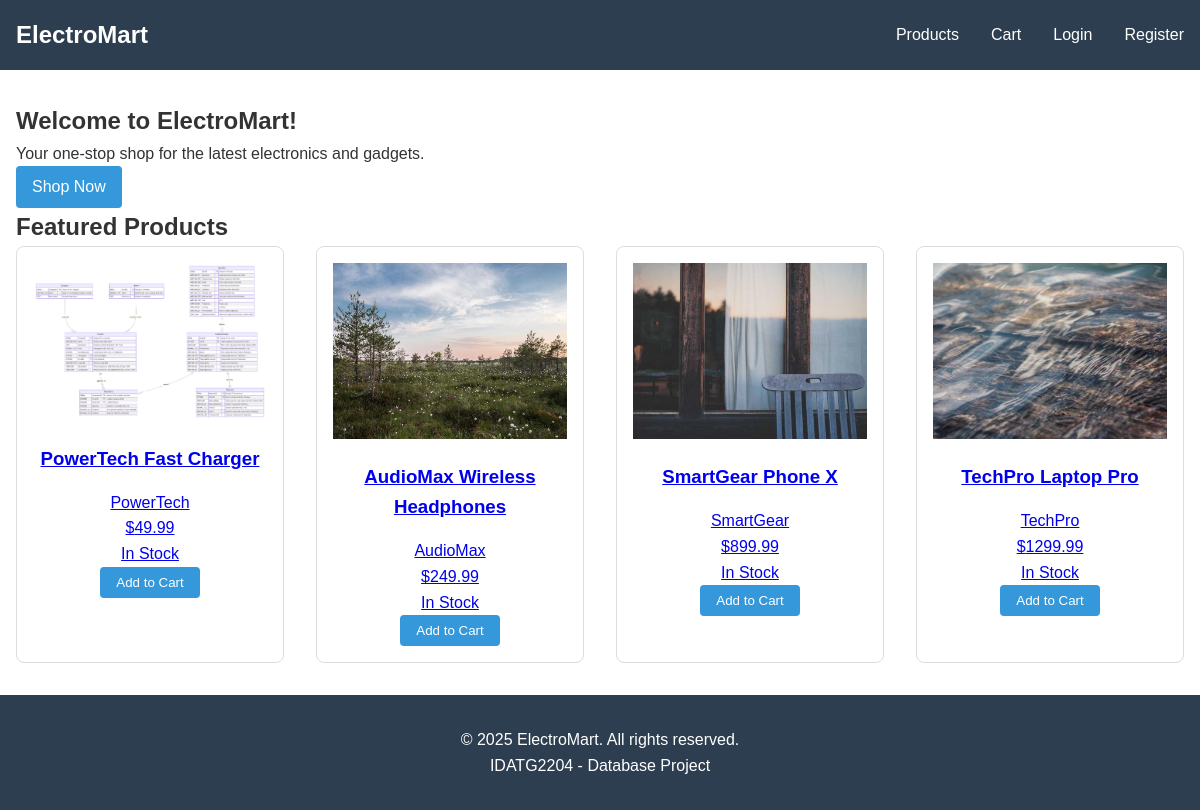
The app's page /index, older data.
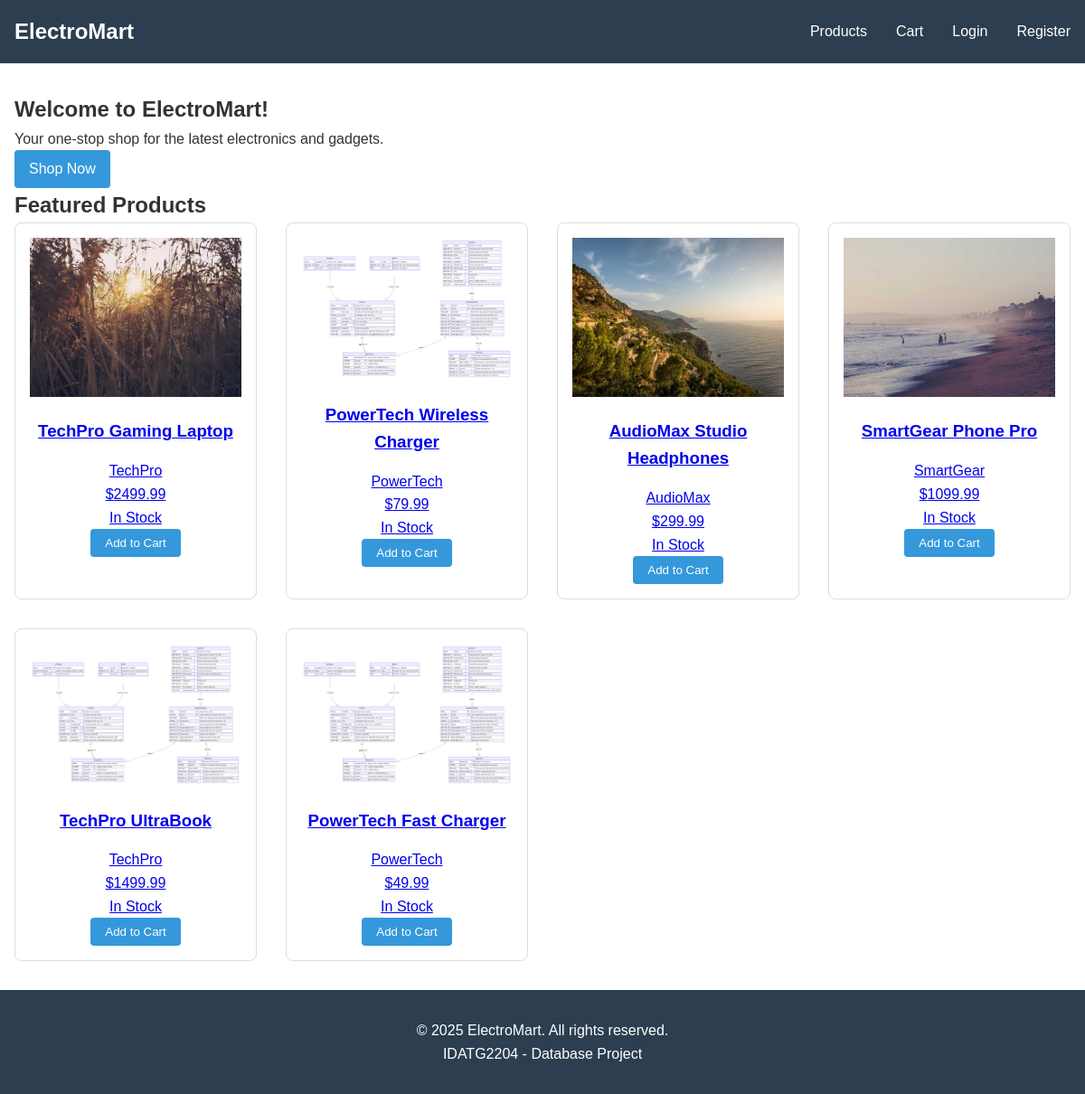
The same page, newer data.
### app/models.py (models this page shows)
class Product(db.Model):
    __tablename__ = 'products'
    ProductID = db.Column(db.Integer, primary_key=True)
    Name = db.Column(db.String(255), nullable=False)
    Description = db.Column(db.Text, nullable=False)
    Price = db.Column(db.Numeric(10, 2), nullable=False)
    StockQuantity = db.Column(db.Integer, nullable=False, default=0)
    CategoryID = db.Column(db.Integer, db.ForeignKey('categories.CategoryID'), nullable=False)
    BrandID = db.Column(db.Integer, db.ForeignKey('brands.BrandID'), nullable=False)
    ImageURL = db.Column(db.String(255))
    DateAdded = db.Column(db.DateTime(timezone=True), default=datetime.utcnow)
    LastUpdated = db.Column(db.DateTime(timezone=True), default=datetime.utcnow, onupdate=datetime.utcnow)
    order_items = db.relationship('OrderItem', backref='product', lazy=True)

class Brand(db.Model):
    __tablename__ = 'brands'
    BrandID = db.Column(db.Integer, primary_key=True)
    Name = db.Column(db.String(100), nullable=False, unique=True)
    Description = db.Column(db.Text)
    products = db.relationship('Product', backref='brand', lazy=True)

### app/routes.py (the view)
@bp.route('/')
@bp.route('/index')
def index():
    try:
        featured_products = Product.query.order_by(Product.DateAdded.desc()).limit(6).all()
    except Exception as e:
        flash('Could not load featured products at the moment.', 'warning')
        featured_products = []
    return render_template('index.html', title='Welcome to ElectroMart', featured_products=featured_products)

### app/templates/index.html (shortened to what this page needs)
{% extends "base.html" %}
{% block content %}
<section class="hero">
    <div class="hero-content">
        <h1>Welcome to ElectroMart!</h1>
        <p>Your one-stop shop for the latest electronics and gadgets.</p>
        <a href="{{ url_for('main_routes.products') }}" class="btn btn-primary btn-large">Shop Now</a>
    </div>
</section>
<section class="featured-products">
    <h2>Featured Products</h2>
    <div class="product-grid">
        {% for product in featured_products %}
            <div class="product-card">
                <a href="{{ url_for('main_routes.product_detail', product_id=product.ProductID) }}" class="product-link">
                    <div class="product-image">
                        {% if product.ImageURL %}
                            <img src="{{ url_for('static', filename='images/' + product.ImageURL) if not product.ImageURL.startswith('http') and not product.ImageURL.startswith('/static/') else product.ImageURL }}" alt="{{ product.Name }}">
                        {% else %}
                            <img src="{{ url_for('static', filename='images/placeholder.png') }}" alt="No image available">
                        {% endif %}
                    </div>
                    <div class="product-info">
                        <h3>{{ product.Name }}</h3>
                        <p class="product-brand">{{ product.brand.Name }}</p>
                        <p class="product-price">${{ "%.2f"|format(product.Price) }}</p>
                        {% if product.StockQuantity > 0 %}
                            <p class="stock in-stock">In Stock</p>
                        {% else %}
                            <p class="stock out-of-stock">Out of Stock</p>
                        {% endif %}
                    </div>
                </a>
                {% if product.StockQuantity > 0 %}
                    <form action="{{ url_for('main_routes.add_to_cart', product_id=product.ProductID) }}" method="POST" class="add-to-cart-form">
                        <button type="submit" class="btn btn-primary">Add to Cart</button>
                    </form>
                {% else %}
                    <button class="btn btn-disabled" disabled>Out of Stock</button>
                {% endif %}
            </div>
        {% endfor %}
    </div>
</section>
{% endblock %}

Row changes from the older to the newer data that the page shows:
no longer on this page (row unchanged): Product: ImageURL (picture), Name "AudioMax Wireless Headphones", brand.Name "AudioMax", Price "249.99", StockQuantity "In Stock"
no longer on this page (row unchanged): Product: ImageURL (picture), Name "SmartGear Phone X", brand.Name "SmartGear", Price "899.99", StockQuantity "In Stock"
no longer on this page (row unchanged): Product: ImageURL (picture), Name "TechPro Laptop Pro", brand.Name "TechPro", Price "1299.99", StockQuantity "In Stock"
added Product: ImageURL (picture), Name "TechPro Gaming Laptop", brand.Name "TechPro", Price "2499.99", StockQuantity "In Stock"
added Product: Name "PowerTech Wireless Charger", brand.Name "PowerTech", Price "79.99", StockQuantity "In Stock"
added Product: ImageURL (picture), Name "AudioMax Studio Headphones", brand.Name "AudioMax", Price "299.99", StockQuantity "In Stock"
added Product: ImageURL (picture), Name "SmartGear Phone Pro", brand.Name "SmartGear", Price "1099.99", StockQuantity "In Stock"
added Product: Name "TechPro UltraBook", brand.Name "TechPro", Price "1499.99", StockQuantity "In Stock"
